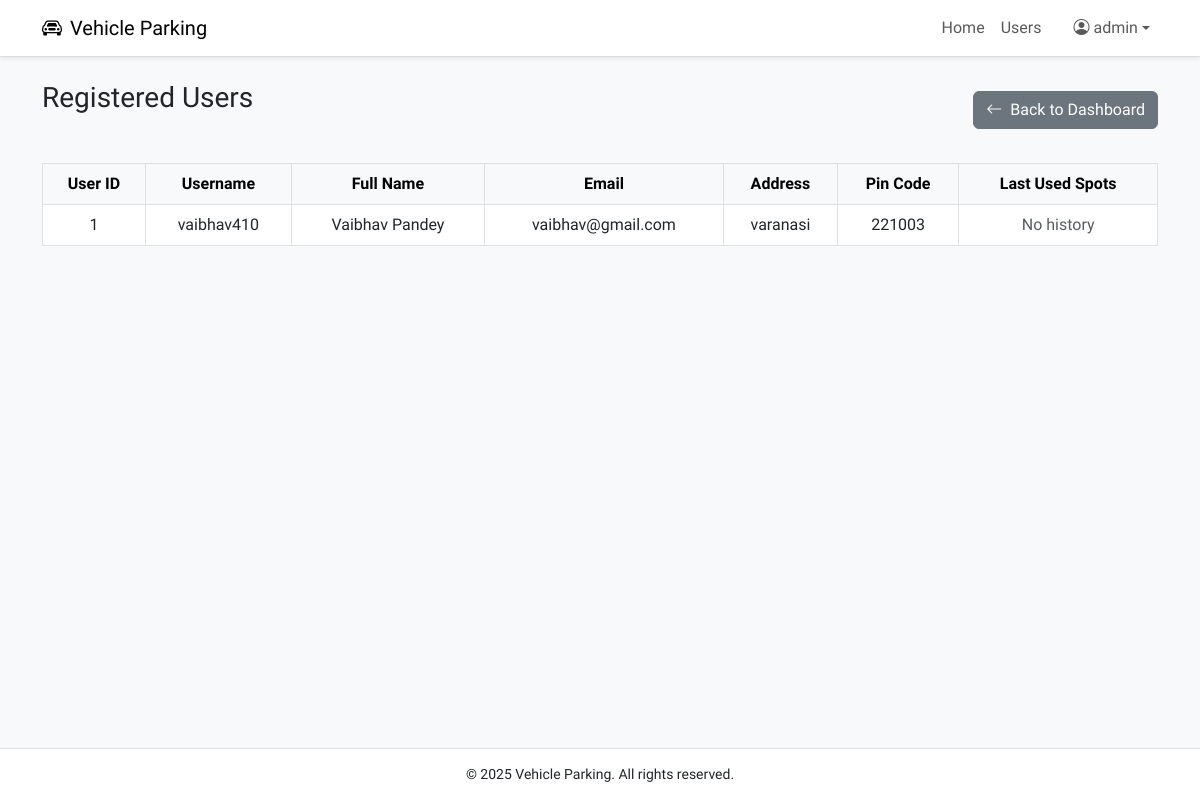
The page /admin/users (signed in) on the database as committed earlier.
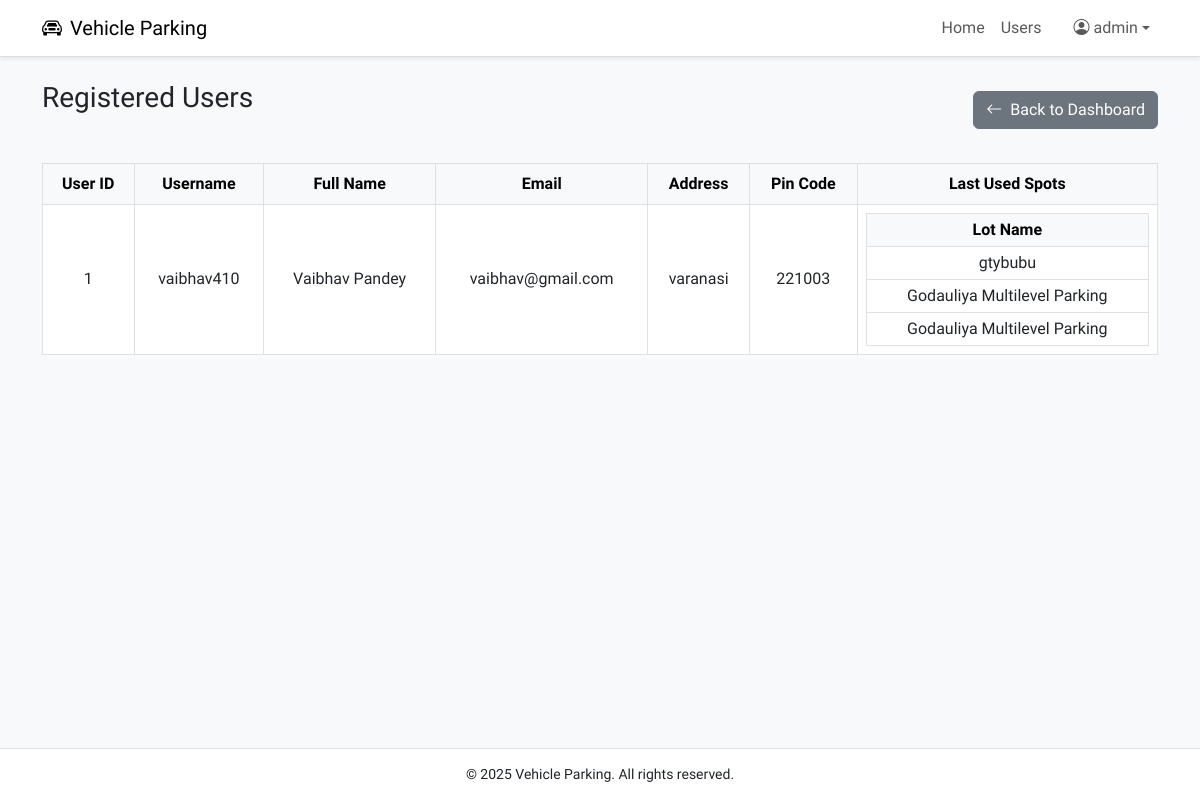
The same page on the database as committed later.
### models.py (models this page shows, shortened)
class User(db.Model, UserMixin):
    __tablename__ = 'user'
    id = db.Column(db.Integer, primary_key=True)
    username = db.Column(db.String(100), unique=True, nullable=False)
    full_name = db.Column(db.String(100), nullable=False)
    email = db.Column(db.String(100), unique=True, nullable=False)
    password_hash = db.Column(db.String(200), nullable=False)
    address = db.Column(db.String(200))
    pin_code = db.Column(db.String(10))
    role = db.Column(db.String(20), nullable=False, default='user')
    created_at = db.Column(db.DateTime, default=datetime.utcnow)
    reservations = db.relationship('Reservation', backref='user', lazy=True)

class Reservation(db.Model):
    __tablename__ = 'reservation'
    id = db.Column(db.Integer, primary_key=True)
    spot_id = db.Column(db.Integer, db.ForeignKey('parking_spot.id'), nullable=False)
    user_id = db.Column(db.Integer, db.ForeignKey('user.id'), nullable=False)
    vehicle_number = db.Column(db.String(20), nullable=False)
    parking_timestamp = db.Column(db.DateTime, default=datetime.utcnow)
    leaving_timestamp = db.Column(db.DateTime)
    parking_cost = db.Column(db.Float)
    is_active = db.Column(db.Boolean, default=True)

class ParkingLot(db.Model):
    __tablename__ = 'parking_lot'
    id = db.Column(db.Integer, primary_key=True)
    city_id = db.Column(db.Integer, db.ForeignKey('city.id'), nullable=False)
    prime_location_name = db.Column(db.String(100), nullable=False)
    address = db.Column(db.String(200))
    pin_code = db.Column(db.String(10))
    price_per_hour = db.Column(db.Float, nullable=False)
    max_spots = db.Column(db.Integer, nullable=False)
    created_at = db.Column(db.DateTime, default=datetime.utcnow)
    spots = db.relationship('ParkingSpot', backref='lot', cascade='all, delete-orphan', lazy=True)

### controllers/admin.py (the view)
@admin_bp.route('/users')
@login_required
@admin_required
def view_users():
    users = User.query.all()
    return render_template('admin/user_list.html', users=users)

### app.py (called while the page is built)
@login_manager.user_loader
def load_user(user_id):
    user_info = session.get('user_info')
    if not user_info:
        return None
    role = user_info.get('role')
    if role == 'user':
        return User.query.get(int(user_id))
    elif role == 'admin':
        return Admin.query.get(int(user_id))
    return None

### templates/admin/user_list.html (shortened to what this page needs)
{% extends 'base.html' %}
{% block content %}
<div class="container py-4">
    <div class="d-flex justify-content-between align-items-center mb-4">
        <h3 class="mb-4">Registered Users</h3>
        <a href="{{ url_for('admin.dashboard') }}" class="btn btn-secondary">
                <i class="bi bi-arrow-left me-1"></i> Back to Dashboard
        </a>
    </div>
    <div class="table-responsive">
        <table class="table table-bordered table-hover align-middle text-center">
            <thead class="table-light">
                <tr>
                    <th>User ID</th>
                    <th>Username</th>
                    <th>Full Name</th>
                    <th>Email</th>
                    <th>Address</th>
                    <th>Pin Code</th>
                    <th>Last Used Spots</th>
                </tr>
            </thead>
            <tbody>
                {% for user in users %}
                <tr>
                    <td>{{ user.id }}</td>
                    <td>{{ user.username }}</td>
                    <td>{{ user.full_name }}</td>
                    <td>{{ user.email }}</td>
                    <td>{{ user.address or '—' }}</td>
                    <td>{{ user.pin_code or '—' }}</td>
                    <td>
                        {% if user.reservations %}
                        <table class="table table-sm table-bordered mb-0">
                            <thead class="table-light">
                                <tr>
                                    <th>Lot Name</th>
                                </tr>
                            </thead>
                            <tbody>
                                {% for r in user.reservations|sort(attribute='parking_timestamp', reverse=True) %}
                                <tr>
                                    <td>{{ r.spot.lot.prime_location_name }}</td>
                                </tr>
                                {% endfor %}
                            </tbody>
                        </table>
                        {% else %}
                        <span class="text-muted">No history</span>
                        {% endif %}
                    </td>
                </tr>
                {% endfor %}
            </tbody>
        </table>
    </div>
</div>
{% endblock %}

Rows that differ between the two databases and show on the page:
computed for User "vaibhav410": text "No history" → "Lot Name"
added Reservation: spot.lot.prime_location_name "gtybubu"
added Reservation: spot.lot.prime_location_name "Godauliya Multilevel Parking"
added Reservation: spot.lot.prime_location_name "Godauliya Multilevel Parking"
